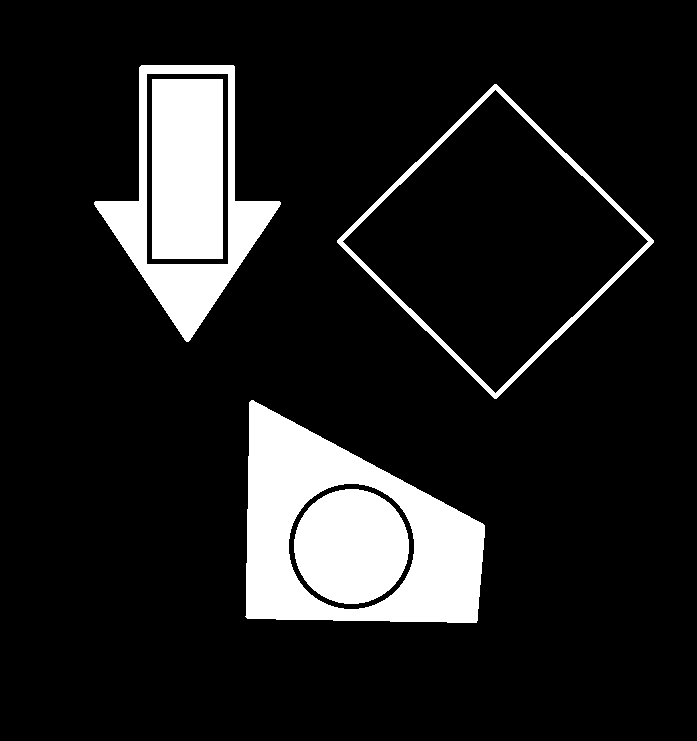
#> input picture Opencv_ile_Nesne_Tespiti/media/sekil.png, 697 x 741 px
$ jupyter execute kontur_algilama.ipynb
#> lines starting #> are read from the running program, lines starting #| are printed output that depends on the picture; after the words box and inside, x2 and y2 are one past the last pixel; in counts of white or black regions, pixels touching at a corner belong together
[cell 1]
import cv2
import numpy as np
import matplotlib.pyplot as plt

[cell 2]
img = cv2.imread("media/sekil.png",0)
#> img: shape (741, 697); 12.5% white; 5 white regions
plt.figure(), plt.imshow(img , cmap="gray"), plt.axis("off")

[cell 3]
contours ,hierarchy = cv2.findContours(img, cv2.RETR_CCOMP, cv2.CHAIN_APPROX_SIMPLE) #RETR_CCOMP: iç ve dış konturları bulur. CHAIN_APPROX_SIMPLE: konturları sadeleştirir.
#> contours = 8 contours; box (x1, y1, x2, y2) and area: (337, 84, 654, 399) 50278, (342, 89, 649, 394) 46474, (245, 400, 485, 623) 37270, (94, 65, 281, 342) 26368, (146, 73, 229, 265) 15660, (152, 79, 223, 259) 12530, (288, 483, 415, 610) 12451, (294, 489, 409, 604) 10231

external_contours = np.zeros(img.shape) #siyah bir resim oluşturduk
internal_contours = np.zeros(img.shape)

for i in range(len(contours)): #her bir kontur için
    #external contours
    if hierarchy[0][i][3] == -1: #dış konturların indexi -1
        cv2.drawContours(external_contours,contours,i,255,-1)
    else: #iç konturlar
        cv2.drawContours(internal_contours,contours,i,255,-1)
#> this loop made 8 passes
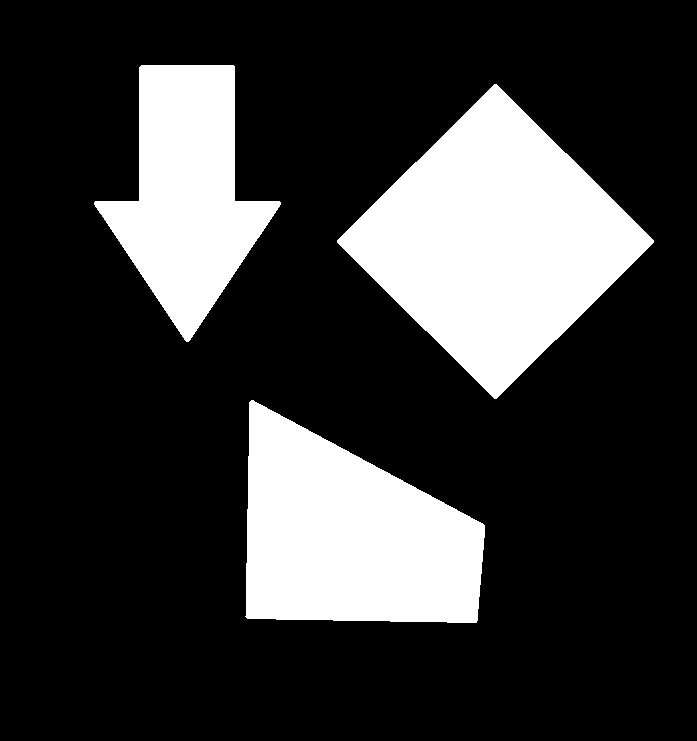
#> external_contours: shape (741, 697) float64; 22.3% white; 3 white regions, box (x1, y1, x2, y2) and area: (337, 84, 654, 399) 50597, (245, 400, 485, 623) 37660, (94, 65, 281, 342) 26735
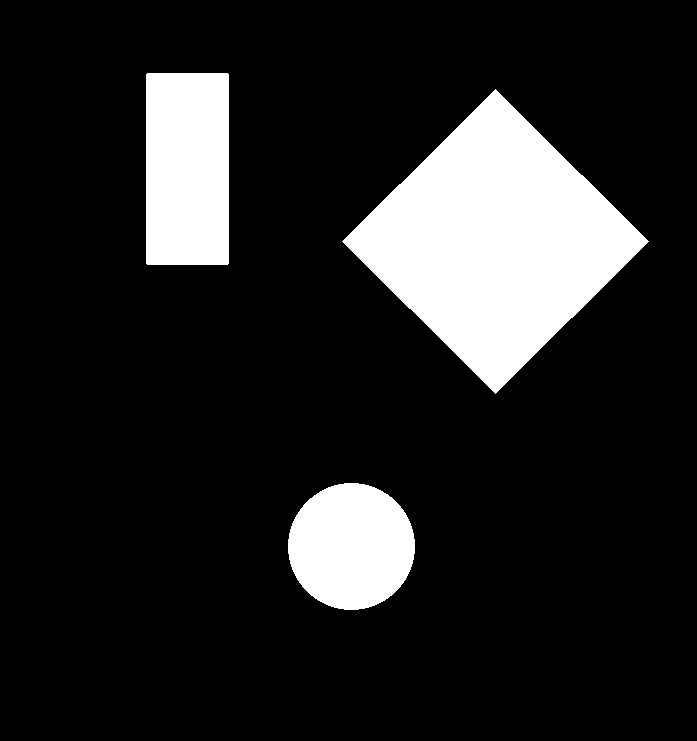
#> internal_contours: shape (741, 697) float64; 14.6% white; 3 white regions, box (x1, y1, x2, y2) and area: (342, 89, 649, 394) 46781, (146, 73, 229, 265) 15932, (288, 483, 415, 610) 12630

plt.figure() , plt.imshow(external_contours,cmap="gray"), plt.axis("off")
